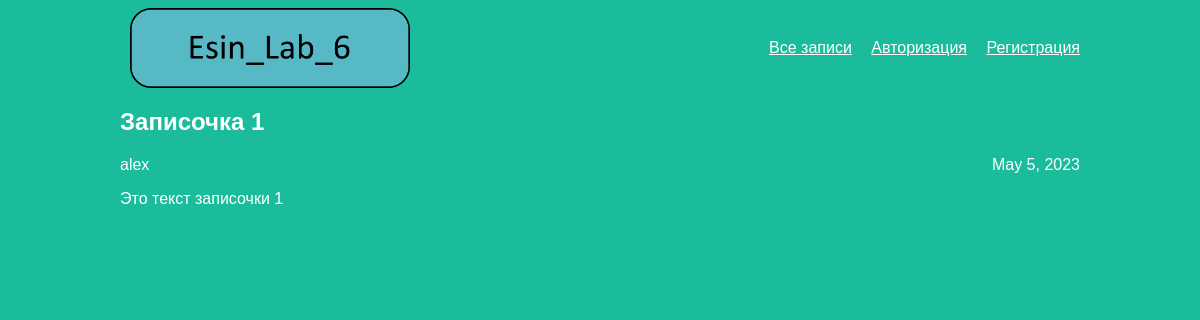
The page /article/0 on the database its author committed.
### articles/models.py (models this page shows, shortened)
class Article(models.Model):
    title = models.CharField(max_length=200)
    author = models.ForeignKey(User, on_delete=models.CASCADE)
    text = models.TextField()
    created_date = models.DateField(auto_now_add=True)
    def get_excerpt(self):
        return self.text[:140] + "..." if len(self.text) > 140 else self.text

### articles/views.py (the view)
# urls.py: re_path(r'^article/(?P<article_id>\d+)$', views.get_article, name='get_article'),
def get_article(request, article_id = 1):
    try:
        post = Article.objects.get(id=article_id)
        return render(request, 'article.html', {"post": post})
    except Article.DoesNotExist:
        raise Http404

### articles/templates/article.html (shortened to what this page needs)
<head>
	<link rel="stylesheet" href="{{ STATIC_URL }}/static/style.css">
</head>
<body>
	<div class="post-header">
		<img src="{{ STATIC_URL }}../static/img/logo.png" />
		<div class="home-link">
			<a href="/">Все записи</a>
			{% if request.user.is_authenticated %}
			<a href="/article/new/">Создать статью</a>
			<a href="/login">Выход из аккаунта</a>
			{% else %}
			<a href="/login">Авторизация</a>
			<a href="/reg">Регистрация</a>
			{% endif %}
		</div>
	</div>
	<div class="archive">
		<div class="one-post">
			<h2 class="post-title">{{ post.title }}</h2>
			<div class="article-info">
				<div class="article-author">{{ post.author.username }}</div>
				<div class="article-created-date">{{ post.created_date }}</div>
			</div>
			<p class="article-text">{{ post.get_excerpt }}</p>
		</div>
	</div>
</body>

### articles/static/style.css (style rules this page uses)
body { background: #1abc9c; font-family: Tahoma, Arial, sans-serif; color: #ffffff; }
a { color: white; }
.post-header { display: flex; justify-content: space-between; align-items: center; width: 960px; margin-left: auto; margin-right: auto; }
.post-header img { display: block; height: 80px; width: auto; margin-left: 10px; margin-right: 10px; }
.home-link { margin-left: 50px; }
.home-link a { margin-left:15px; }
.archive { width: 960px; margin-left: auto; margin-right: auto; }
.article-author { width: 50%; float: left; }
.article-created-date { text-align: right; }

### rows shown on the page
Article: title "Записочка 1", author.username "alex", created_date "May 5, 2023", get_excerpt "Это текст записочки 1"
